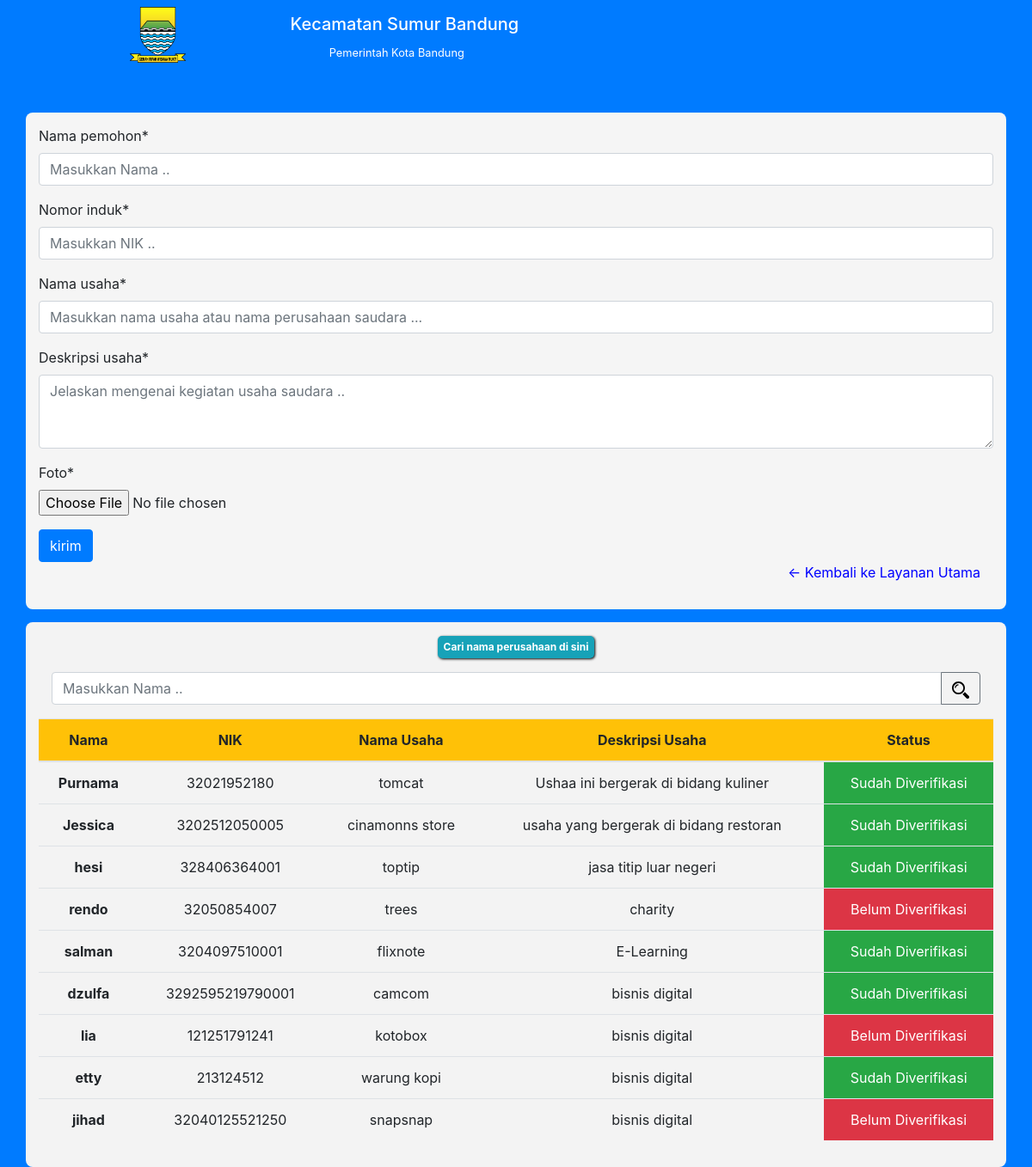
/layanan/permohonan-usaha/, run on the app's committed database.
### layanan_publik/models.py (models this page shows, shortened)
class PermohonanUsaha(models.Model):
    nama_pemohon=models.CharField(max_length=25)
    nomor_induk=models.IntegerField()
    nama_usaha=models.CharField(max_length=35)
    deskripsi_usaha=models.TextField()
    verifikasi=models.BooleanField(default=False)
    foto=models.ImageField(upload_to='layanan/izin-usaha/foto',default='person.png')

### layanan_publik/views.py (the view)
# urls.py: path('permohonan-usaha/',views.permohonanUsaha,name='permohonanUsaha'),
def permohonanUsaha(request):
    formPermohonan=PermohonanUsahaForm
    context={
        'form_permohonan_usaha':formPermohonan,
    }
    try:
        print(request.GET['nama_pemohon'])
        context['daftarIzinUsaha']=PermohonanUsaha.objects.filter(nama_pemohon__icontains=request.GET['nama_pemohon']).order_by('-id')
    except:
        context['daftarIzinUsaha']=PermohonanUsaha.objects.all().order_by('-id')
    if request.method == 'POST':
        formPermohonan=PermohonanUsahaForm(request.POST, request.FILES)
        print(request.FILES)
        if formPermohonan.is_valid():
            formPermohonan.save()
            return redirect('layanan_publik:permohonanUsaha')
    return render(request,'layanan_publik/permohonan_usaha.html',context)

### layanan_publik/templates/layanan_publik/permohonan_usaha.html (shortened to what this page needs)
{% extends 'base.html' %}
{% load static %}
{% load crispy_forms_tags %}
{% block addStyles %}
    <link rel="stylesheet" href="{% static 'css/layanan_publik/index.css' %}">
    <link rel="stylesheet" href="{% static 'css/layanan_publik/permohonan_usaha.css' %}">
{% endblock addStyles %}
{% block konten1 %}
    <div class="bg-primary">
        <div class="container form-permohonan-usaha">
            <form action="" method="POST" enctype="multipart/form-data">
                {{form_permohonan_usaha|crispy}}
                <button class="btn btn-primary">kirim</button>
            </form>
            <div class="container text-right">
                <a href="{% url 'layanan_publik:index' %}"><p><- Kembali ke Layanan Utama</p></a>
            </div>
        </div>
    </div>
    <div class="bg-primary">
        <div class="container permohonan_usaha text-center">
            <div class="container mb-3">
                <span class="badge bg-info">Cari nama perusahaan di sini</span>
            </div>
            <div class="container">
                <div class="input-group mb-3">
                    <input onchange="demo()" type="text" class="form-control" placeholder="Masukkan Nama .." aria-label="Recipient's username" aria-describedby="basic-addon2" id="search-nama">
                    <div class="input-group-append">
                        <button onsubmit="demo()" class="btn btn-outline-secondary" type="button">
                            <img src="{% static 'img/magnifier.svg' %}" width="20px" height="20px" alt="">
                        </button>
                    </div>
                </div>
            </div>
            <table class="table">
                <thead>
                    <tr class='bg-warning'>
                    <th scope="col">Nama</th>
                    <th scope="col">NIK</th>
                    <th scope="col">Nama Usaha</th>
                    <th scope="col">Deskripsi Usaha</th>
                    <th scope="col">Status</th>
                    </tr>
                </thead>
                <tbody>
                    {% for izinUsaha in daftarIzinUsaha  %}
                    <tr>
                        <th scope="row">{{izinUsaha.nama_pemohon}}</th>
                        <td>{{izinUsaha.nomor_induk}}</td>
                        <td>{{izinUsaha.nama_usaha}}</td>
                        <td>{{izinUsaha.deskripsi_usaha}}</td>
                        {% if not izinUsaha.verifikasi %}
                            <td class='bg-danger text-white'>Belum Diverifikasi</td>
                        {% else %}
                            <td class='bg-success text-white'>Sudah Diverifikasi</td>
                        {% endif %}
                    </tr>
                    {% endfor %}
                </tbody>
            </table>
        </div>
    </div>
{% endblock konten1 %}

### templates/base.html (shortened to what this page needs)
{% load static %}
<!DOCTYPE html>
<html lang="en">
<head>
    {% include 'snippets/styles.html' %}
    {% block addStyles %}
    {% endblock addStyles %}
    <link rel="stylesheet" href="{% static 'css/basestyle.css' %}">
</head>
<body>
    {% include 'snippets/navbar.html' %}
    {% block konten1 %}
    {% endblock konten1 %}
</body>
</html>

### templates/snippets/styles.html
{% load static %}
<link rel="stylesheet" href="{% static "vendor/bootstrap/bootstrap.css" %}">
<link rel="stylesheet" href="{% static "css/basestyle.css" %}">

### templates/snippets/navbar.html (shortened to what this page needs)
{% load static %}
<nav class="navbar navbar-light bg-primary">
    <div class="container">
        <div class="col-lg-6 col-md-6 col-sm-6">
            <div class="menu-kiri text-center">
                <a href="{% url 'home' %}">
                    <div class="row">
                        <div class="col-lg-6 col-md-6 col-sm-6">
                            <img src="{% static 'img/logobandung.png' %}" alt="" class="logo">
                        </div>
                        <div class="col-lg-6 col-md-6 col-sm-6">
                            <span class="navbar-brand mb-0 h1 text-white">Kecamatan Sumur Bandung</span>
                            <br>
                            <small class="text-white">Pemerintah Kota Bandung</small>
                        </div>
                    </div>
                </a>
            </div>
        </div>
    </div>
</nav>

### templates/snippets/scripts.html (shortened to what this page needs)
{% load static %}

### static/css/basestyle.css (style rules this page uses)
a { color: blue; text-decoration: none; }
span.badge { background-color:blue; padding:7px; border-radius: 5px; color:white; box-shadow:1px 1px 3px black }
nav { background:#1a52c6; }
img.logo { width:65px; height: 65px; }

### static/css/layanan_publik/index.css (style rules this page uses)
html { background-color:#007bff; }

### static/css/layanan_publik/permohonan_usaha.css (style rules this page uses)
div.container.form-permohonan-usaha { background-color:whitesmoke; padding: 15px; border-radius: 8px; position: relative; top:50px; }
div.container.permohonan_usaha { background-color:rgb(243, 243, 243); padding: 15px; border-radius: 8px; position: relative; top:65px; }

### data on the page
PermohonanUsaha: nama_pemohon "Purnama", nomor_induk "32021952180", nama_usaha "tomcat", deskripsi_usaha "Ushaa ini bergerak di bidang kuliner", verifikasi "Sudah Diverifikasi"
PermohonanUsaha: nama_pemohon "Jessica", nomor_induk "3202512050005", nama_usaha "cinamonns store", deskripsi_usaha "usaha yang bergerak di bidang restoran", verifikasi "Sudah Diverifikasi"
PermohonanUsaha: nama_pemohon "hesi", nomor_induk "328406364001", nama_usaha "toptip", deskripsi_usaha "jasa titip luar negeri", verifikasi "Sudah Diverifikasi"
PermohonanUsaha: nama_pemohon "rendo", nomor_induk "32050854007", nama_usaha "trees", deskripsi_usaha "charity", verifikasi "Belum Diverifikasi"
PermohonanUsaha: nama_pemohon "salman", nomor_induk "3204097510001", nama_usaha "flixnote", deskripsi_usaha "E-Learning", verifikasi "Sudah Diverifikasi"
PermohonanUsaha: nama_pemohon "dzulfa", nomor_induk "3292595219790001", nama_usaha "camcom", deskripsi_usaha "bisnis digital", verifikasi "Sudah Diverifikasi"
PermohonanUsaha: nama_pemohon "lia", nomor_induk "121251791241", nama_usaha "kotobox", deskripsi_usaha "bisnis digital", verifikasi "Belum Diverifikasi"
PermohonanUsaha: nama_pemohon "etty", nomor_induk "213124512", nama_usaha "warung kopi", deskripsi_usaha "bisnis digital", verifikasi "Sudah Diverifikasi"
PermohonanUsaha: nama_pemohon "jihad", nomor_induk "32040125521250", nama_usaha "snapsnap", deskripsi_usaha "bisnis digital", verifikasi "Belum Diverifikasi"
